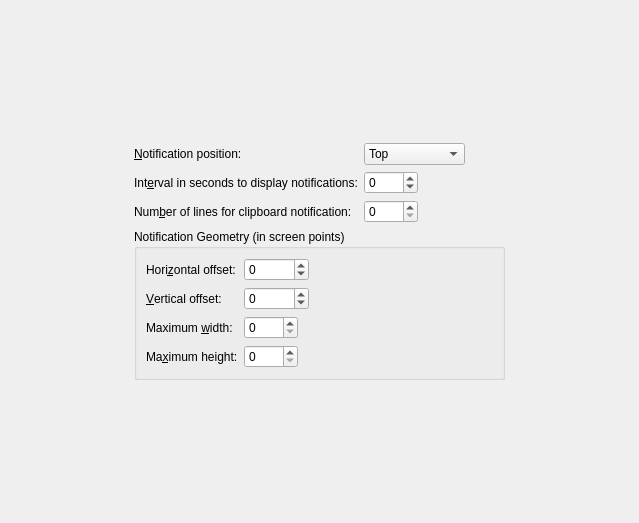
<?xml version="1.0" encoding="UTF-8"?>
<ui version="4.0">
 <class>ConfigTabNotifications</class>
  <widget class="QScrollArea" name="scrollArea_3">
   <property name="geometry">
    <rect>
     <x>9</x>
     <y>9</y>
     <width>639</width>
     <height>523</height>
    </rect>
   </property>
   <property name="frameShape">
    <enum>QFrame::NoFrame</enum>
   </property>
   <property name="widgetResizable">
    <bool>true</bool>
   </property>
   <widget class="QWidget" name="scrollAreaWidgetContents_3">
    <property name="geometry">
     <rect>
      <x>0</x>
      <y>0</y>
      <width>639</width>
      <height>523</height>
     </rect>
    </property>
    <layout class="QHBoxLayout" name="horizontalLayout_13">
     <item>
      <spacer name="horizontalSpacer_15">
       <property name="orientation">
        <enum>Qt::Horizontal</enum>
       </property>
       <property name="sizeHint" stdset="0">
        <size>
         <width>40</width>
         <height>20</height>
        </size>
       </property>
      </spacer>
     </item>
     <item>
      <layout class="QVBoxLayout" name="verticalLayout">
       <item>
        <spacer name="verticalSpacer_8">
         <property name="orientation">
          <enum>Qt::Vertical</enum>
         </property>
         <property name="sizeHint" stdset="0">
          <size>
           <width>20</width>
           <height>40</height>
          </size>
         </property>
        </spacer>
       </item>
       <item>
        <layout class="QFormLayout" name="formLayout_3">
         <property name="fieldGrowthPolicy">
          <enum>QFormLayout::AllNonFixedFieldsGrow</enum>
         </property>
         <item row="0" column="0">
          <widget class="QLabel" name="label_8">
           <property name="text">
            <string>&amp;Notification position:</string>
           </property>
           <property name="buddy">
            <cstring>comboBoxNotificationPosition</cstring>
           </property>
          </widget>
         </item>
         <item row="0" column="1">
          <layout class="QHBoxLayout" name="horizontalLayout_10">
           <item>
            <widget class="QComboBox" name="comboBoxNotificationPosition">
             <property name="toolTip">
              <string>Position on screen for notifications</string>
             </property>
             <item>
              <property name="text">
               <string>Top</string>
              </property>
             </item>
             <item>
              <property name="text">
               <string>Bottom</string>
              </property>
             </item>
             <item>
              <property name="text">
               <string>Top Right</string>
              </property>
             </item>
             <item>
              <property name="text">
               <string>Bottom Right</string>
              </property>
             </item>
             <item>
              <property name="text">
               <string>Bottom Left</string>
              </property>
             </item>
             <item>
              <property name="text">
               <string>Top Left</string>
              </property>
             </item>
            </widget>
           </item>
           <item>
            <spacer name="horizontalSpacer_10">
             <property name="orientation">
              <enum>Qt::Horizontal</enum>
             </property>
             <property name="sizeHint" stdset="0">
              <size>
               <width>40</width>
               <height>20</height>
              </size>
             </property>
            </spacer>
           </item>
          </layout>
         </item>
         <item row="1" column="0">
          <widget class="QLabel" name="label_25">
           <property name="text">
            <string>Int&amp;erval in seconds to display notifications:</string>
           </property>
           <property name="buddy">
            <cstring>spinBoxNotificationPopupInterval</cstring>
           </property>
          </widget>
         </item>
         <item row="1" column="1">
          <layout class="QHBoxLayout" name="horizontalLayout_9">
           <item>
            <widget class="QSpinBox" name="spinBoxNotificationPopupInterval">
             <property name="toolTip">
              <string>Interval in seconds to display notification for new clipboard content or if item is copied to clipboard (only if main window is closed).

Set to 0 to disable this.

Set to -1 to keep visible until clicked.</string>
             </property>
             <property name="minimum">
              <number>-1</number>
             </property>
             <property name="maximum">
              <number>9999</number>
             </property>
            </widget>
           </item>
           <item>
            <spacer name="horizontalSpacer_2">
             <property name="orientation">
              <enum>Qt::Horizontal</enum>
             </property>
             <property name="sizeHint" stdset="0">
              <size>
               <width>40</width>
               <height>20</height>
              </size>
             </property>
            </spacer>
           </item>
          </layout>
         </item>
         <item row="2" column="0">
          <widget class="QLabel" name="label_12">
           <property name="text">
            <string>Num&amp;ber of lines for clipboard notification:</string>
           </property>
           <property name="buddy">
            <cstring>spinBoxClipboardNotificationLines</cstring>
           </property>
          </widget>
         </item>
         <item row="2" column="1">
          <layout class="QHBoxLayout" name="horizontalLayout_11">
           <item>
            <widget class="QSpinBox" name="spinBoxClipboardNotificationLines">
             <property name="toolTip">
              <string>Number of lines to show for new clipboard content.

Set to 0 to disable.</string>
             </property>
             <property name="maximum">
              <number>9999</number>
             </property>
            </widget>
           </item>
           <item>
            <spacer name="horizontalSpacer_11">
             <property name="orientation">
              <enum>Qt::Horizontal</enum>
             </property>
             <property name="sizeHint" stdset="0">
              <size>
               <width>40</width>
               <height>20</height>
              </size>
             </property>
            </spacer>
           </item>
          </layout>
         </item>
        </layout>
       </item>
       <item>
        <widget class="QGroupBox" name="groupBox_2">
         <property name="title">
          <string>Notification Geometry (in screen points)</string>
         </property>
         <layout class="QFormLayout" name="formLayout_4">
          <item row="0" column="0">
           <widget class="QLabel" name="label_7">
            <property name="text">
             <string>Hori&amp;zontal offset:</string>
            </property>
            <property name="buddy">
             <cstring>spinBoxNotificationHorizontalOffset</cstring>
            </property>
           </widget>
          </item>
          <item row="0" column="1">
           <layout class="QHBoxLayout" name="horizontalLayout_19">
            <item>
             <widget class="QSpinBox" name="spinBoxNotificationHorizontalOffset">
              <property name="toolTip">
               <string>Notification distance from left or right screen edge in screen points</string>
              </property>
              <property name="minimum">
               <number>-99999</number>
              </property>
              <property name="maximum">
               <number>99999</number>
              </property>
             </widget>
            </item>
            <item>
             <spacer name="horizontalSpacer_19">
              <property name="orientation">
               <enum>Qt::Horizontal</enum>
              </property>
              <property name="sizeHint" stdset="0">
               <size>
                <width>40</width>
                <height>20</height>
               </size>
              </property>
             </spacer>
            </item>
           </layout>
          </item>
          <item row="1" column="0">
           <widget class="QLabel" name="label_10">
            <property name="text">
             <string>&amp;Vertical offset:</string>
            </property>
            <property name="buddy">
             <cstring>spinBoxNotificationVerticalOffset</cstring>
            </property>
           </widget>
          </item>
          <item row="1" column="1">
           <layout class="QHBoxLayout" name="horizontalLayout_20">
            <item>
             <widget class="QSpinBox" name="spinBoxNotificationVerticalOffset">
              <property name="toolTip">
               <string>Notification distance from top or bottom screen edge in screen points</string>
              </property>
              <property name="minimum">
               <number>-99999</number>
              </property>
              <property name="maximum">
               <number>99999</number>
              </property>
             </widget>
            </item>
            <item>
             <spacer name="horizontalSpacer_20">
              <property name="orientation">
               <enum>Qt::Horizontal</enum>
              </property>
              <property name="sizeHint" stdset="0">
               <size>
                <width>40</width>
                <height>20</height>
               </size>
              </property>
             </spacer>
            </item>
           </layout>
          </item>
          <item row="2" column="0">
           <widget class="QLabel" name="label_13">
            <property name="text">
             <string>Maximum &amp;width:</string>
            </property>
            <property name="buddy">
             <cstring>spinBoxNotificationMaximumWidth</cstring>
            </property>
           </widget>
          </item>
          <item row="2" column="1">
           <layout class="QHBoxLayout" name="horizontalLayout_21">
            <item>
             <widget class="QSpinBox" name="spinBoxNotificationMaximumWidth">
              <property name="toolTip">
               <string>Maximum width for notification in screen points</string>
              </property>
              <property name="maximum">
               <number>9999</number>
              </property>
             </widget>
            </item>
            <item>
             <spacer name="horizontalSpacer_21">
              <property name="orientation">
               <enum>Qt::Horizontal</enum>
              </property>
              <property name="sizeHint" stdset="0">
               <size>
                <width>40</width>
                <height>20</height>
               </size>
              </property>
             </spacer>
            </item>
           </layout>
          </item>
          <item row="3" column="0">
           <widget class="QLabel" name="label_14">
            <property name="text">
             <string>Ma&amp;ximum height:</string>
            </property>
            <property name="buddy">
             <cstring>spinBoxNotificationMaximumHeight</cstring>
            </property>
           </widget>
          </item>
          <item row="3" column="1">
           <layout class="QHBoxLayout" name="horizontalLayout_22">
            <item>
             <widget class="QSpinBox" name="spinBoxNotificationMaximumHeight">
              <property name="toolTip">
               <string>Maximum height for notification in screen points</string>
              </property>
              <property name="maximum">
               <number>9999</number>
              </property>
             </widget>
            </item>
            <item>
             <spacer name="horizontalSpacer_22">
              <property name="orientation">
               <enum>Qt::Horizontal</enum>
              </property>
              <property name="sizeHint" stdset="0">
               <size>
                <width>40</width>
                <height>20</height>
               </size>
              </property>
             </spacer>
            </item>
           </layout>
          </item>
         </layout>
        </widget>
       </item>
       <item>
        <spacer name="verticalSpacer_7">
         <property name="orientation">
          <enum>Qt::Vertical</enum>
         </property>
         <property name="sizeHint" stdset="0">
          <size>
           <width>20</width>
           <height>40</height>
          </size>
         </property>
        </spacer>
       </item>
      </layout>
     </item>
     <item>
      <spacer name="horizontalSpacer_16">
       <property name="orientation">
        <enum>Qt::Horizontal</enum>
       </property>
       <property name="sizeHint" stdset="0">
        <size>
         <width>40</width>
         <height>20</height>
        </size>
       </property>
      </spacer>
     </item>
    </layout>
   </widget>
  </widget>
 <resources/>
</ui>
